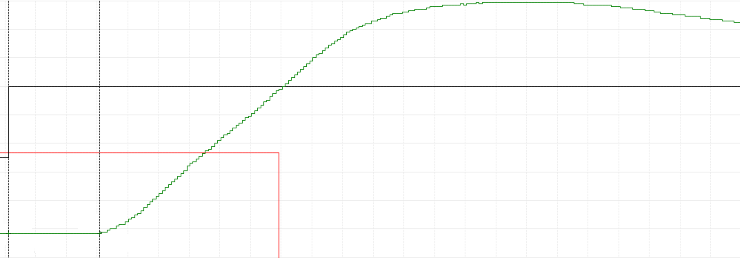
#> input picture zzData/53C-73C_0450s-1650c.png, 740 x 258 px
$ python green_data_to_csv.py
#> lines starting #> are read from the running program, lines starting #| are printed output that depends on the picture
import numpy
import PIL.Image
import pandas as pd

### Read PNG image, convert to numpy array; add 1 to remove 0s
arr=numpy.array(PIL.Image.open('zzData/53C-73C_0450s-1650c.png'),dtype=numpy.float64)+1.0
arr[:,:,1] /= (arr[:,:,0]+arr[:,:,2])  ### divide green channel by red+blue sum
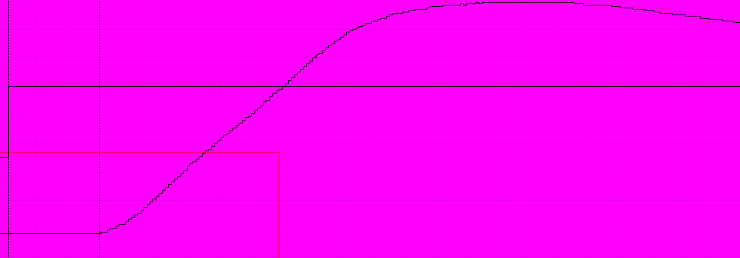
#> arr: shape (258, 740, 3) float64; mean R, G, B 253.1, 0.5, 252.8; drawn with min black and max white
arr[:,:,0] = arr[:,:,1].min()          ### Zero out red channel
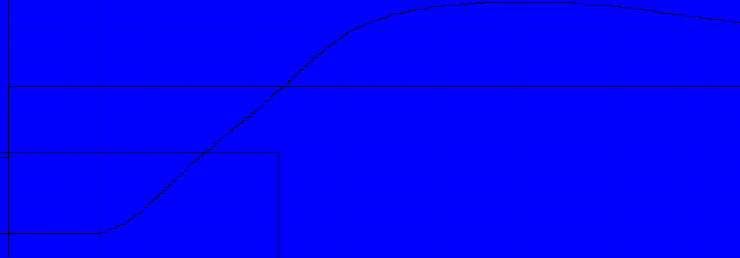
#> arr: shape (258, 740, 3) float64; mean R, G, B 0.3, 0.5, 252.8; drawn with min black and max white
arr[:,:,2] = arr[:,:,0]                ### Zero out blue channel
arr -= arr.min()                       ### Shift negative values to 0
arr *= 255/arr.max()                   ### Scale to 0-255

iw=numpy.where(arr>4)                  ### Pixel where scaled green/(red+blue) ratio is greater than 3.8

### Write green pixels

arrout=numpy.array(arr,dtype=numpy.uint8)
arrout[iw]=255
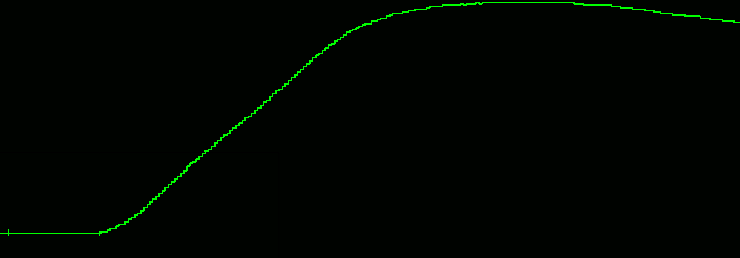
#> arrout: shape (258, 740, 3); mean R, G, B 0, 4.8, 0
PIL.Image.fromarray(arrout).save('zzData/green.png')

a=list(zip(iw[1],arr.shape[0]-iw[0]))  ### (column,offset from top,) pairs of green pixels
#> a = 1383 pairs, first value 0 to 739, second value 23 to 256
a.sort()                               ### sort by column

sums=numpy.zeros(arr.shape[1],dtype=numpy.float64)         ### Sums of green pixels' rows, by column
#> sums = 740 values from 0 to 0
counts=sums+0.0                                            ### Count of green pixels, by column
#> counts = 740 values from 0 to 0
for col,row in a:
  sums[col] +=row
  counts[col] += 1
#> this loop made 1383 passes
#> (col, row) on passes 1 to 3: (0, 25), (1, 25), (2, 25)
#> after the loop, counts = 740 values, max 7 at index 8, min 1 at index 0, mean 1.87; sums = 740 values, max 1180 at index 371, min 25 at index 0, mean 319.1

means=sums/counts                                          ### Means of grean pixels' rows, by column
#> means = 740 values, max 256 at index 477, min 25 at index 0, mean 175.7

temps=means*20./arr.shape[0]+53.0                          ### Scale row means to temperature, by column
#> temps = 740 values, max 72.84 at index 477, min 54.94 at index 0, mean 66.62
times=7.5+(20.*numpy.arange(arr.shape[1])/arr.shape[1])    ### Scale columns to time
#> times = 740 values from 7.5 to 27.47
timess=times*60.0
#> timess = 740 values from 450 to 1648.4

### CV is 100% from between offsets 8 through 279, inclusive, else 0%

CVs = [i>=8 and i<=279 and 100.0 or 0.0 for i in range(arr.shape[1])]

### Write CSV data

pd.DataFrame({'minutes':times
             ,'seconds':timess
             ,'CV%':[i>=8 and i<=279 and 100.0 or 0.0 for i in range(arr.shape[1])]
             ,'degC':temps}
#> (the run stopped early here; a loop or call above may not have finished)

$ run again, with zzData/steamjacketreactor.png copied over zzData/53C-73C_0450s-1650c.png
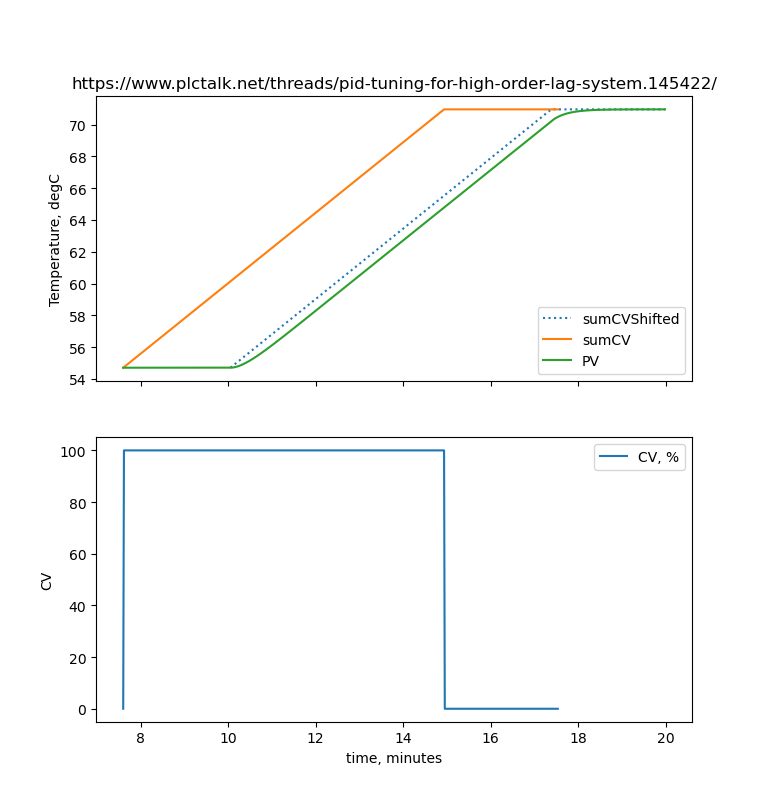
#> input picture zzData/steamjacketreactor.png, 769 x 811 px
#> `arr[:,:,1] /= (arr[:,:,0]+arr[:,:,2])`:
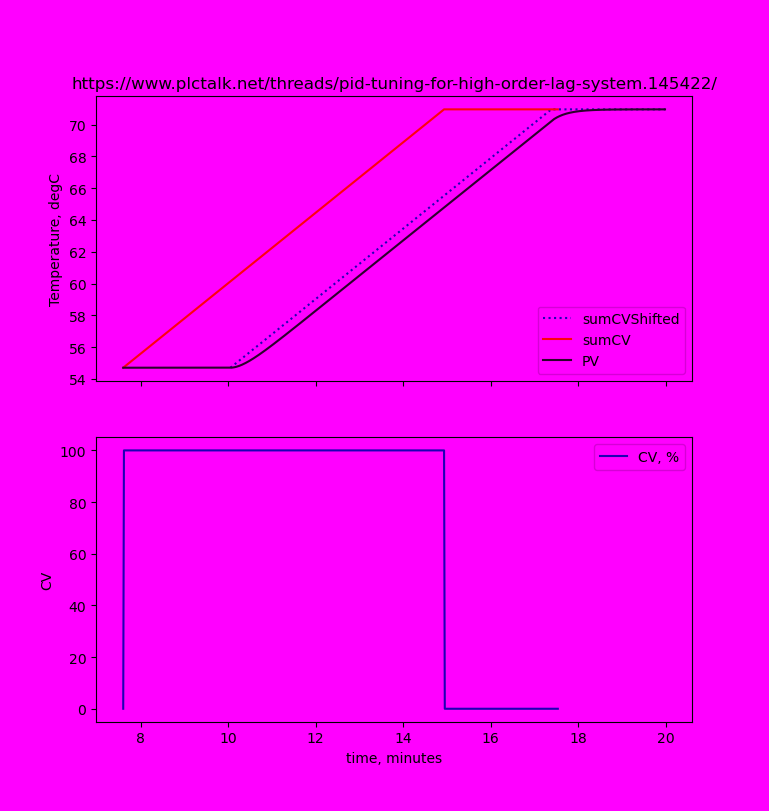
#> arr: shape (811, 769, 4) float64; mean R, G, B, A 251, 0.5, 251.2, 256; drawn with min black and max white
#> `arr[:,:,0] = arr[:,:,1].min()`:
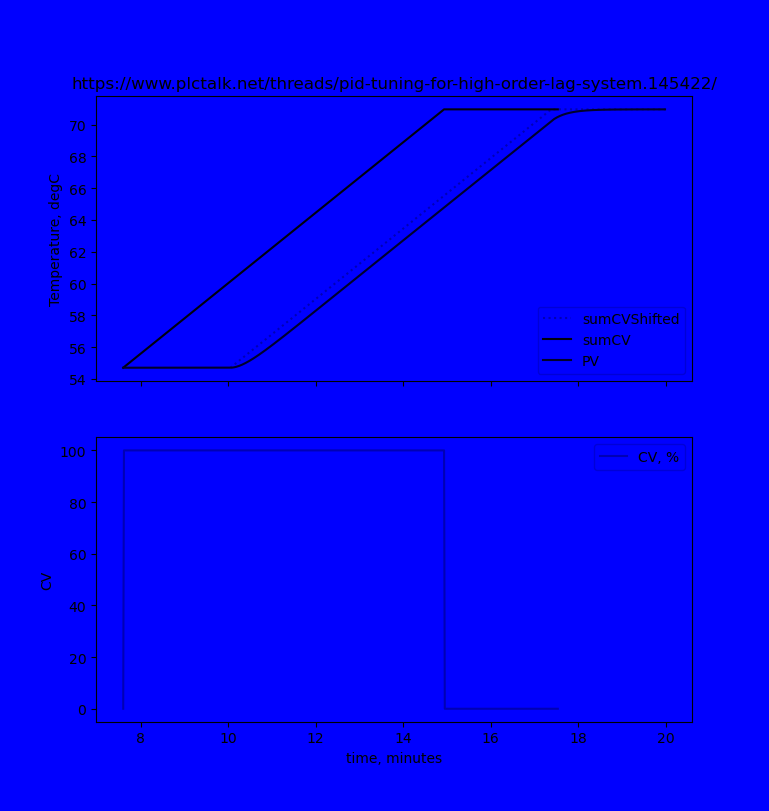
#> arr: shape (811, 769, 4) float64; mean R, G, B, A 0.5, 0.5, 251.2, 256; drawn with min black and max white
#> a = 623659 items
#> after the loop `for col,row in a:`: counts = 769 values from 811 to 811; sums = 769 values from 329266 to 329266
#> means = 769 values from 406 to 406
#> temps = 769 values from 63.01 to 63.01

$ run again, with zzData/steamjacketreactor_detail.png copied over zzData/53C-73C_0450s-1650c.png
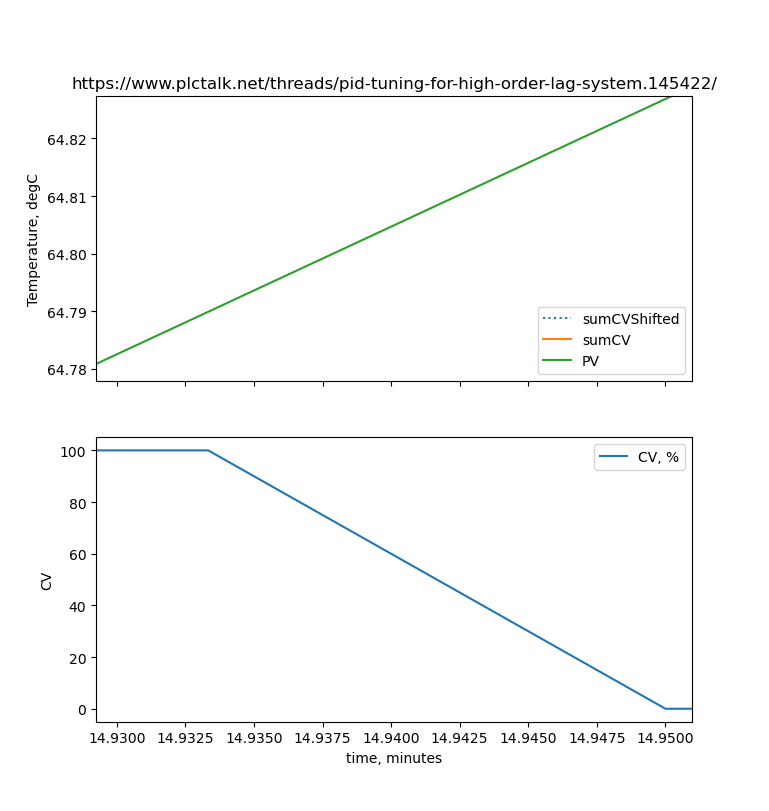
#> input picture zzData/steamjacketreactor_detail.png, 769 x 811 px
#> `arr[:,:,1] /= (arr[:,:,0]+arr[:,:,2])`:
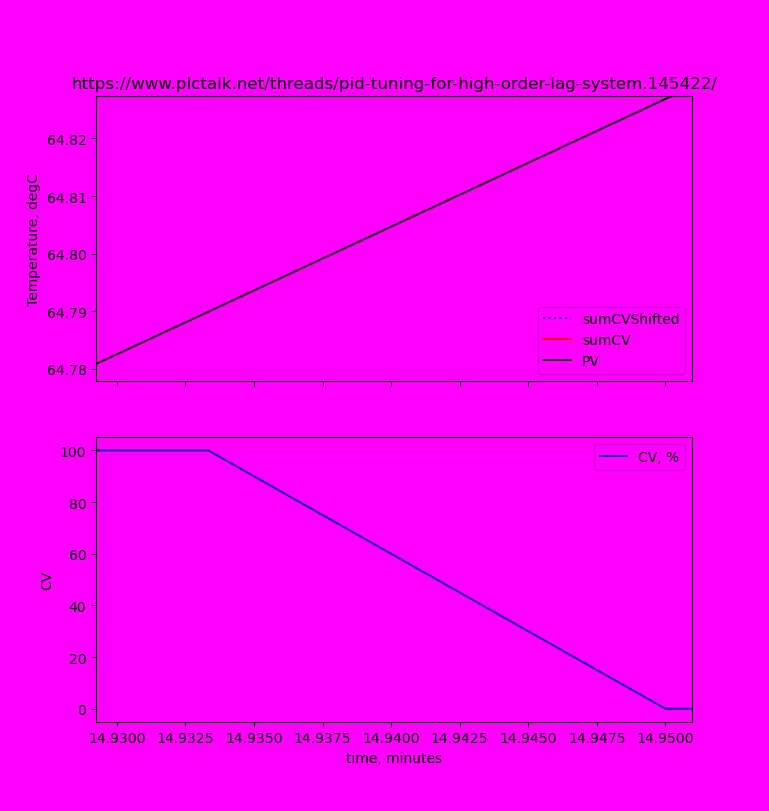
#> arr: shape (811, 769, 4) float64; mean R, G, B, A 250.9, 0.5, 251.2, 256; drawn with min black and max white
#> `arr[:,:,0] = arr[:,:,1].min()`:
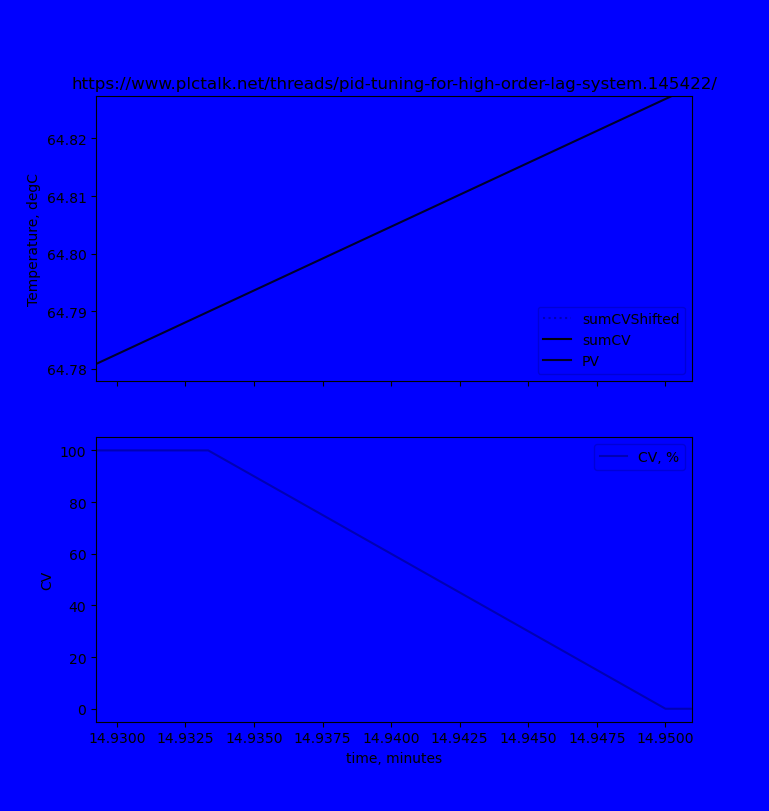
#> arr: shape (811, 769, 4) float64; mean R, G, B, A 0.5, 0.5, 251.2, 256; drawn with min black and max white
#> a = 623659 items
#> after the loop `for col,row in a:`: counts = 769 values from 811 to 811; sums = 769 values from 329266 to 329266
#> means = 769 values from 406 to 406
#> temps = 769 values from 63.01 to 63.01
